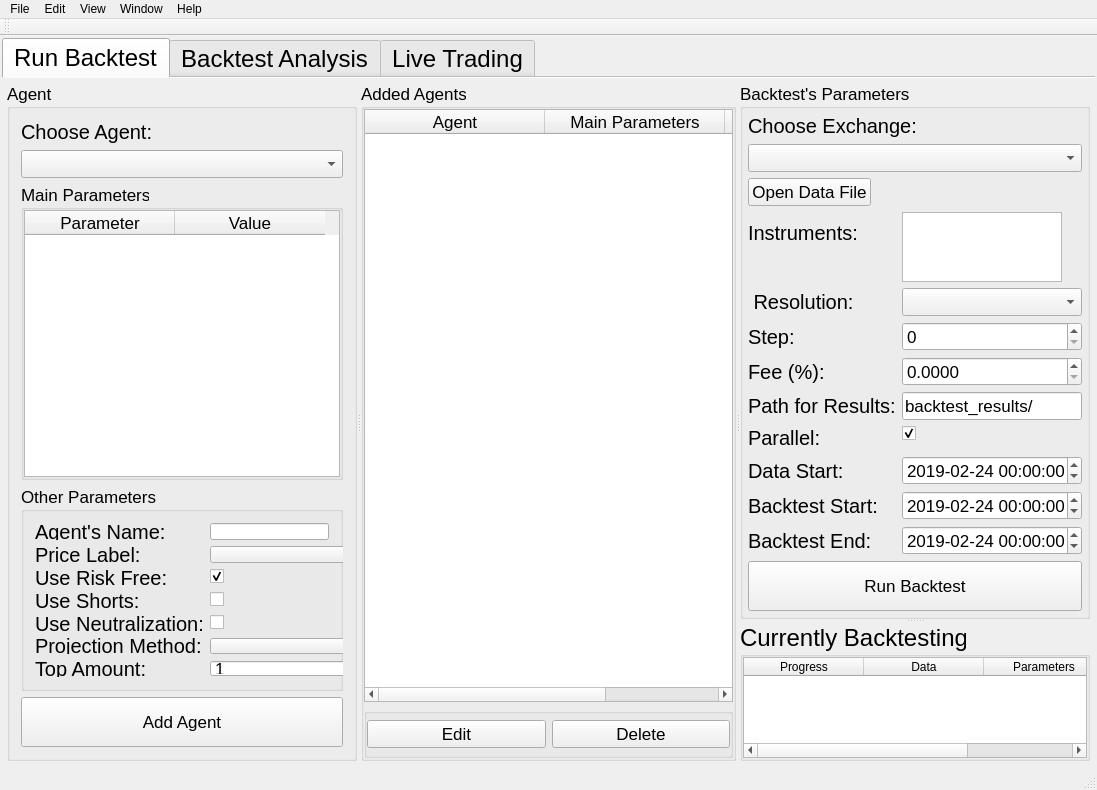
<?xml version="1.0" encoding="UTF-8"?>
<ui version="4.0">
 <class>MainWindow</class>
 <widget class="QMainWindow" name="MainWindow">
  <property name="geometry">
   <rect>
    <x>0</x>
    <y>0</y>
    <width>1097</width>
    <height>790</height>
   </rect>
  </property>
  <property name="windowTitle">
   <string>Techno Trader</string>
  </property>
  <widget class="QWidget" name="centralWidget">
   <property name="font">
    <font>
     <pointsize>8</pointsize>
    </font>
   </property>
   <layout class="QHBoxLayout" name="horizontalLayout">
    <property name="leftMargin">
     <number>2</number>
    </property>
    <property name="topMargin">
     <number>2</number>
    </property>
    <property name="rightMargin">
     <number>2</number>
    </property>
    <property name="bottomMargin">
     <number>2</number>
    </property>
    <item>
     <widget class="QTabWidget" name="tabWidget">
      <property name="sizePolicy">
       <sizepolicy hsizetype="Expanding" vsizetype="Expanding">
        <horstretch>0</horstretch>
        <verstretch>0</verstretch>
       </sizepolicy>
      </property>
      <property name="baseSize">
       <size>
        <width>0</width>
        <height>0</height>
       </size>
      </property>
      <property name="font">
       <font>
        <pointsize>18</pointsize>
        <weight>50</weight>
        <italic>false</italic>
        <bold>false</bold>
       </font>
      </property>
      <property name="tabPosition">
       <enum>QTabWidget::North</enum>
      </property>
      <property name="tabShape">
       <enum>QTabWidget::Rounded</enum>
      </property>
      <property name="currentIndex">
       <number>0</number>
      </property>
      <property name="iconSize">
       <size>
        <width>16</width>
        <height>16</height>
       </size>
      </property>
      <property name="usesScrollButtons">
       <bool>false</bool>
      </property>
      <property name="documentMode">
       <bool>true</bool>
      </property>
      <property name="tabsClosable">
       <bool>false</bool>
      </property>
      <property name="movable">
       <bool>false</bool>
      </property>
      <property name="tabBarAutoHide">
       <bool>false</bool>
      </property>
      <widget class="QWidget" name="tabRunBacktest">
       <property name="contextMenuPolicy">
        <enum>Qt::DefaultContextMenu</enum>
       </property>
       <property name="acceptDrops">
        <bool>false</bool>
       </property>
       <attribute name="title">
        <string>Run Backtest</string>
       </attribute>
       <layout class="QVBoxLayout" name="verticalLayout_3">
        <property name="leftMargin">
         <number>5</number>
        </property>
        <property name="topMargin">
         <number>5</number>
        </property>
        <property name="rightMargin">
         <number>5</number>
        </property>
        <property name="bottomMargin">
         <number>5</number>
        </property>
        <item>
         <widget class="QSplitter" name="splitter_3">
          <property name="orientation">
           <enum>Qt::Horizontal</enum>
          </property>
          <widget class="QSplitter" name="splitter">
           <property name="orientation">
            <enum>Qt::Horizontal</enum>
           </property>
           <widget class="QGroupBox" name="groupBoxAgentsParameters">
            <property name="enabled">
             <bool>true</bool>
            </property>
            <property name="maximumSize">
             <size>
              <width>350</width>
              <height>16777215</height>
             </size>
            </property>
            <property name="font">
             <font>
              <pointsize>13</pointsize>
             </font>
            </property>
            <property name="title">
             <string>Agent</string>
            </property>
            <layout class="QVBoxLayout" name="verticalLayout">
             <item>
              <widget class="QLabel" name="labelChooseAgent">
               <property name="font">
                <font>
                 <pointsize>15</pointsize>
                </font>
               </property>
               <property name="text">
                <string>Choose Agent:</string>
               </property>
              </widget>
             </item>
             <item>
              <widget class="QComboBox" name="comboBoxChooseAgent"/>
             </item>
             <item>
              <widget class="QGroupBox" name="groupBoxMainParameters">
               <property name="sizePolicy">
                <sizepolicy hsizetype="Expanding" vsizetype="Expanding">
                 <horstretch>0</horstretch>
                 <verstretch>0</verstretch>
                </sizepolicy>
               </property>
               <property name="title">
                <string>Main Parameters</string>
               </property>
               <layout class="QGridLayout" name="gridLayout">
                <property name="leftMargin">
                 <number>0</number>
                </property>
                <property name="topMargin">
                 <number>0</number>
                </property>
                <property name="rightMargin">
                 <number>0</number>
                </property>
                <property name="bottomMargin">
                 <number>0</number>
                </property>
                <item row="0" column="0">
                 <widget class="QTableWidget" name="tableWidgetMainParameters">
                  <attribute name="horizontalHeaderDefaultSectionSize">
                   <number>150</number>
                  </attribute>
                  <attribute name="horizontalHeaderMinimumSectionSize">
                   <number>50</number>
                  </attribute>
                  <attribute name="horizontalHeaderShowSortIndicator" stdset="0">
                   <bool>false</bool>
                  </attribute>
                  <attribute name="horizontalHeaderStretchLastSection">
                   <bool>false</bool>
                  </attribute>
                  <attribute name="verticalHeaderCascadingSectionResizes">
                   <bool>false</bool>
                  </attribute>
                  <column>
                   <property name="text">
                    <string>Parameter</string>
                   </property>
                  </column>
                  <column>
                   <property name="text">
                    <string>Value</string>
                   </property>
                  </column>
                 </widget>
                </item>
               </layout>
              </widget>
             </item>
             <item>
              <widget class="QGroupBox" name="groupBoxOtherParameters">
               <property name="sizePolicy">
                <sizepolicy hsizetype="Expanding" vsizetype="Expanding">
                 <horstretch>0</horstretch>
                 <verstretch>0</verstretch>
                </sizepolicy>
               </property>
               <property name="minimumSize">
                <size>
                 <width>150</width>
                 <height>0</height>
                </size>
               </property>
               <property name="maximumSize">
                <size>
                 <width>16777215</width>
                 <height>205</height>
                </size>
               </property>
               <property name="title">
                <string>Other Parameters</string>
               </property>
               <layout class="QFormLayout" name="formLayout_2">
                <item row="1" column="0">
                 <widget class="QLabel" name="labelPriceLabel">
                  <property name="font">
                   <font>
                    <pointsize>15</pointsize>
                   </font>
                  </property>
                  <property name="text">
                   <string>Price Label:</string>
                  </property>
                 </widget>
                </item>
                <item row="1" column="1">
                 <widget class="QComboBox" name="comboBoxPriceLabel">
                  <property name="minimumSize">
                   <size>
                    <width>150</width>
                    <height>0</height>
                   </size>
                  </property>
                 </widget>
                </item>
                <item row="2" column="0">
                 <widget class="QLabel" name="labelUseRiskFree">
                  <property name="font">
                   <font>
                    <pointsize>15</pointsize>
                   </font>
                  </property>
                  <property name="text">
                   <string>Use Risk Free:</string>
                  </property>
                 </widget>
                </item>
                <item row="2" column="1">
                 <widget class="QCheckBox" name="checkBoxUseRiskFree">
                  <property name="text">
                   <string/>
                  </property>
                  <property name="checked">
                   <bool>true</bool>
                  </property>
                 </widget>
                </item>
                <item row="3" column="0">
                 <widget class="QLabel" name="labelUseShorts">
                  <property name="font">
                   <font>
                    <pointsize>15</pointsize>
                   </font>
                  </property>
                  <property name="text">
                   <string>Use Shorts:</string>
                  </property>
                 </widget>
                </item>
                <item row="3" column="1">
                 <widget class="QCheckBox" name="checkBoxUseShorts">
                  <property name="text">
                   <string/>
                  </property>
                 </widget>
                </item>
                <item row="4" column="0">
                 <widget class="QLabel" name="labelUseNeutralization">
                  <property name="font">
                   <font>
                    <pointsize>15</pointsize>
                   </font>
                  </property>
                  <property name="text">
                   <string>Use Neutralization:</string>
                  </property>
                 </widget>
                </item>
                <item row="4" column="1">
                 <widget class="QCheckBox" name="checkUseNeutralization">
                  <property name="text">
                   <string/>
                  </property>
                 </widget>
                </item>
                <item row="5" column="0">
                 <widget class="QLabel" name="labelProjectMethod">
                  <property name="font">
                   <font>
                    <pointsize>15</pointsize>
                   </font>
                  </property>
                  <property name="text">
                   <string>Projection Method:</string>
                  </property>
                 </widget>
                </item>
                <item row="5" column="1">
                 <widget class="QComboBox" name="comboBoxProjectMethod">
                  <property name="minimumSize">
                   <size>
                    <width>150</width>
                    <height>0</height>
                   </size>
                  </property>
                 </widget>
                </item>
                <item row="6" column="0">
                 <widget class="QLabel" name="labelTopAmount">
                  <property name="font">
                   <font>
                    <pointsize>15</pointsize>
                   </font>
                  </property>
                  <property name="text">
                   <string>Top Amount:</string>
                  </property>
                 </widget>
                </item>
                <item row="6" column="1">
                 <widget class="QSpinBox" name="spinBoxTopAmount">
                  <property name="minimumSize">
                   <size>
                    <width>150</width>
                    <height>0</height>
                   </size>
                  </property>
                  <property name="maximum">
                   <number>16777215</number>
                  </property>
                  <property name="value">
                   <number>1</number>
                  </property>
                 </widget>
                </item>
                <item row="0" column="0">
                 <widget class="QLabel" name="labelAgentsName">
                  <property name="font">
                   <font>
                    <pointsize>15</pointsize>
                   </font>
                  </property>
                  <property name="text">
                   <string>Agent's Name:</string>
                  </property>
                 </widget>
                </item>
                <item row="0" column="1">
                 <widget class="QLineEdit" name="lineEditAgentsName"/>
                </item>
               </layout>
              </widget>
             </item>
             <item>
              <widget class="QPushButton" name="pushButtonAddAgent">
               <property name="minimumSize">
                <size>
                 <width>0</width>
                 <height>50</height>
                </size>
               </property>
               <property name="text">
                <string>Add Agent</string>
               </property>
              </widget>
             </item>
            </layout>
           </widget>
           <widget class="QGroupBox" name="groupBoxAddedAgents">
            <property name="minimumSize">
             <size>
              <width>0</width>
              <height>0</height>
             </size>
            </property>
            <property name="font">
             <font>
              <pointsize>13</pointsize>
             </font>
            </property>
            <property name="title">
             <string>Added Agents</string>
            </property>
            <layout class="QGridLayout" name="gridLayout_2">
             <property name="leftMargin">
              <number>0</number>
             </property>
             <property name="topMargin">
              <number>0</number>
             </property>
             <property name="rightMargin">
              <number>0</number>
             </property>
             <property name="bottomMargin">
              <number>0</number>
             </property>
             <item row="1" column="0">
              <widget class="QGroupBox" name="groupBoxAddedActions">
               <property name="minimumSize">
                <size>
                 <width>0</width>
                 <height>50</height>
                </size>
               </property>
               <property name="title">
                <string/>
               </property>
               <layout class="QHBoxLayout" name="horizontalLayout_4">
                <property name="leftMargin">
                 <number>0</number>
                </property>
                <property name="topMargin">
                 <number>0</number>
                </property>
                <property name="rightMargin">
                 <number>0</number>
                </property>
                <property name="bottomMargin">
                 <number>0</number>
                </property>
                <item>
                 <widget class="QPushButton" name="pushButtonAddedEdit">
                  <property name="text">
                   <string>Edit</string>
                  </property>
                 </widget>
                </item>
                <item>
                 <widget class="QPushButton" name="pushButtonAddedDelete">
                  <property name="text">
                   <string>Delete</string>
                  </property>
                 </widget>
                </item>
               </layout>
              </widget>
             </item>
             <item row="0" column="0">
              <widget class="QTableWidget" name="tableWidgetAddedAgents">
               <attribute name="horizontalHeaderDefaultSectionSize">
                <number>180</number>
               </attribute>
               <attribute name="verticalHeaderDefaultSectionSize">
                <number>30</number>
               </attribute>
               <column>
                <property name="text">
                 <string>Agent</string>
                </property>
               </column>
               <column>
                <property name="text">
                 <string>Main Parameters</string>
                </property>
               </column>
               <column>
                <property name="text">
                 <string>Other Parameters</string>
                </property>
               </column>
              </widget>
             </item>
            </layout>
           </widget>
          </widget>
          <widget class="QSplitter" name="splitter_2">
           <property name="orientation">
            <enum>Qt::Vertical</enum>
           </property>
           <widget class="QGroupBox" name="groupBoxBacktestParameters">
            <property name="sizePolicy">
             <sizepolicy hsizetype="Preferred" vsizetype="Preferred">
              <horstretch>0</horstretch>
              <verstretch>0</verstretch>
             </sizepolicy>
            </property>
            <property name="maximumSize">
             <size>
              <width>350</width>
              <height>16777215</height>
             </size>
            </property>
            <property name="font">
             <font>
              <pointsize>13</pointsize>
             </font>
            </property>
            <property name="title">
             <string>Backtest's Parameters</string>
            </property>
            <layout class="QFormLayout" name="formLayout">
             <property name="leftMargin">
              <number>5</number>
             </property>
             <property name="topMargin">
              <number>5</number>
             </property>
             <property name="rightMargin">
              <number>5</number>
             </property>
             <property name="bottomMargin">
              <number>5</number>
             </property>
             <item row="0" column="0" colspan="2">
              <widget class="QLabel" name="labelDataset">
               <property name="font">
                <font>
                 <pointsize>15</pointsize>
                </font>
               </property>
               <property name="text">
                <string>Choose Exchange:</string>
               </property>
              </widget>
             </item>
             <item row="1" column="0" colspan="2">
              <widget class="QComboBox" name="comboBoxDataset">
               <property name="minimumSize">
                <size>
                 <width>150</width>
                 <height>0</height>
                </size>
               </property>
              </widget>
             </item>
             <item row="3" column="0">
              <widget class="QLabel" name="labelInstruments">
               <property name="font">
                <font>
                 <pointsize>15</pointsize>
                </font>
               </property>
               <property name="text">
                <string>Instruments:</string>
               </property>
              </widget>
             </item>
             <item row="3" column="1">
              <widget class="QTextEdit" name="textEditInstruments">
               <property name="minimumSize">
                <size>
                 <width>160</width>
                 <height>0</height>
                </size>
               </property>
               <property name="maximumSize">
                <size>
                 <width>150</width>
                 <height>16777215</height>
                </size>
               </property>
              </widget>
             </item>
             <item row="4" column="0">
              <widget class="QLabel" name="labelCandlesResolution">
               <property name="font">
                <font>
                 <pointsize>15</pointsize>
                </font>
               </property>
               <property name="text">
                <string> Resolution:</string>
               </property>
              </widget>
             </item>
             <item row="4" column="1">
              <widget class="QComboBox" name="comboBoxCandlesResolution">
               <property name="minimumSize">
                <size>
                 <width>160</width>
                 <height>0</height>
                </size>
               </property>
              </widget>
             </item>
             <item row="5" column="0">
              <widget class="QLabel" name="labelStep">
               <property name="font">
                <font>
                 <pointsize>15</pointsize>
                </font>
               </property>
               <property name="text">
                <string>Step:</string>
               </property>
              </widget>
             </item>
             <item row="5" column="1">
              <widget class="QSpinBox" name="spinBoxStep">
               <property name="maximum">
                <number>16777215</number>
               </property>
              </widget>
             </item>
             <item row="6" column="0">
              <widget class="QLabel" name="labelFee">
               <property name="font">
                <font>
                 <pointsize>15</pointsize>
                </font>
               </property>
               <property name="text">
                <string>Fee (%):</string>
               </property>
              </widget>
             </item>
             <item row="6" column="1">
              <widget class="QDoubleSpinBox" name="doubleSpinBoxFee">
               <property name="decimals">
                <number>4</number>
               </property>
               <property name="singleStep">
                <double>0.000100000000000</double>
               </property>
              </widget>
             </item>
             <item row="7" column="0">
              <widget class="QLabel" name="labelDumpPath">
               <property name="font">
                <font>
                 <pointsize>15</pointsize>
                </font>
               </property>
               <property name="text">
                <string>Path for Results:</string>
               </property>
              </widget>
             </item>
             <item row="7" column="1">
              <widget class="QLineEdit" name="lineEditDumpPath">
               <property name="text">
                <string>backtest_results/</string>
               </property>
              </widget>
             </item>
             <item row="8" column="0">
              <widget class="QLabel" name="labelParallel">
               <property name="font">
                <font>
                 <pointsize>15</pointsize>
                </font>
               </property>
               <property name="text">
                <string>Parallel:</string>
               </property>
              </widget>
             </item>
             <item row="8" column="1">
              <widget class="QCheckBox" name="checkBoxParallel">
               <property name="layoutDirection">
                <enum>Qt::LeftToRight</enum>
               </property>
               <property name="text">
                <string/>
               </property>
               <property name="checked">
                <bool>true</bool>
               </property>
              </widget>
             </item>
             <item row="9" column="0">
              <widget class="QLabel" name="labelDataStart">
               <property name="font">
                <font>
                 <pointsize>15</pointsize>
                </font>
               </property>
               <property name="text">
                <string>Data Start:</string>
               </property>
              </widget>
             </item>
             <item row="9" column="1">
              <widget class="QDateTimeEdit" name="dateTimeEditDataStart">
               <property name="sizePolicy">
                <sizepolicy hsizetype="Expanding" vsizetype="Fixed">
                 <horstretch>0</horstretch>
                 <verstretch>0</verstretch>
                </sizepolicy>
               </property>
               <property name="minimumSize">
                <size>
                 <width>160</width>
                 <height>0</height>
                </size>
               </property>
               <property name="date">
                <date>
                 <year>2019</year>
                 <month>2</month>
                 <day>24</day>
                </date>
               </property>
               <property name="displayFormat">
                <string>yyyy-MM-dd HH:mm:ss</string>
               </property>
               <property name="timeSpec">
                <enum>Qt::UTC</enum>
               </property>
              </widget>
             </item>
             <item row="10" column="0">
              <widget class="QLabel" name="labelBacktestStart">
               <property name="font">
                <font>
                 <pointsize>15</pointsize>
                </font>
               </property>
               <property name="text">
                <string>Backtest Start:</string>
               </property>
              </widget>
             </item>
             <item row="10" column="1">
              <widget class="QDateTimeEdit" name="dateTimeEditBacktestStart">
               <property name="sizePolicy">
                <sizepolicy hsizetype="Minimum" vsizetype="Expanding">
                 <horstretch>0</horstretch>
                 <verstretch>0</verstretch>
                </sizepolicy>
               </property>
               <property name="minimumSize">
                <size>
                 <width>160</width>
                 <height>0</height>
                </size>
               </property>
               <property name="date">
                <date>
                 <year>2019</year>
                 <month>2</month>
                 <day>24</day>
                </date>
               </property>
               <property name="displayFormat">
                <string>yyyy-MM-dd HH:mm:ss</string>
               </property>
               <property name="timeSpec">
                <enum>Qt::UTC</enum>
               </property>
              </widget>
             </item>
             <item row="11" column="0">
              <widget class="QLabel" name="labelBacktestEnd">
               <property name="font">
                <font>
                 <pointsize>15</pointsize>
                </font>
               </property>
               <property name="text">
                <string>Backtest End:</string>
               </property>
              </widget>
             </item>
             <item row="11" column="1">
              <widget class="QDateTimeEdit" name="dateTimeEditBacktestEnd">
               <property name="sizePolicy">
                <sizepolicy hsizetype="Expanding" vsizetype="Fixed">
                 <horstretch>0</horstretch>
                 <verstretch>0</verstretch>
                </sizepolicy>
               </property>
               <property name="minimumSize">
                <size>
                 <width>160</width>
                 <height>0</height>
                </size>
               </property>
               <property name="date">
                <date>
                 <year>2019</year>
                 <month>2</month>
                 <day>24</day>
                </date>
               </property>
               <property name="displayFormat">
                <string>yyyy-MM-dd HH:mm:ss</string>
               </property>
               <property name="timeSpec">
                <enum>Qt::UTC</enum>
               </property>
              </widget>
             </item>
             <item row="12" column="0" colspan="2">
              <widget class="QPushButton" name="pushButtonRunBacktest">
               <property name="minimumSize">
                <size>
                 <width>0</width>
                 <height>50</height>
                </size>
               </property>
               <property name="text">
                <string>Run Backtest</string>
               </property>
              </widget>
             </item>
             <item row="2" column="0">
              <widget class="QPushButton" name="pushButtonOpenDataFile">
               <property name="text">
                <string>Open Data File</string>
               </property>
              </widget>
             </item>
             <item row="2" column="1">
              <widget class="QLabel" name="labelOpenDataFile">
               <property name="enabled">
                <bool>false</bool>
               </property>
               <property name="text">
                <string/>
               </property>
              </widget>
             </item>
            </layout>
           </widget>
           <widget class="QGroupBox" name="groupBoxCurrentlBacktesting">
            <property name="title">
             <string>Currently Backtesting</string>
            </property>
            <layout class="QVBoxLayout" name="verticalLayout_2">
             <property name="leftMargin">
              <number>0</number>
             </property>
             <property name="topMargin">
              <number>0</number>
             </property>
             <property name="rightMargin">
              <number>0</number>
             </property>
             <property name="bottomMargin">
              <number>0</number>
             </property>
             <item>
              <widget class="QTableWidget" name="tableWidgetCurrentlyBacktesting">
               <attribute name="horizontalHeaderDefaultSectionSize">
                <number>120</number>
               </attribute>
               <column>
                <property name="text">
                 <string>Progress</string>
                </property>
               </column>
               <column>
                <property name="text">
                 <string>Data</string>
                </property>
               </column>
               <column>
                <property name="text">
                 <string>Parameters</string>
                </property>
               </column>
              </widget>
             </item>
            </layout>
           </widget>
          </widget>
         </widget>
        </item>
       </layout>
      </widget>
      <widget class="QWidget" name="tabAnalyzeResults">
       <attribute name="title">
        <string>Backtest Analysis</string>
       </attribute>
       <layout class="QVBoxLayout" name="verticalLayout_4">
        <property name="leftMargin">
         <number>5</number>
        </property>
        <property name="topMargin">
         <number>5</number>
        </property>
        <property name="rightMargin">
         <number>5</number>
        </property>
        <property name="bottomMargin">
         <number>5</number>
        </property>
        <item>
         <widget class="QSplitter" name="splitter_4">
          <property name="orientation">
           <enum>Qt::Horizontal</enum>
          </property>
          <widget class="QGroupBox" name="groupBoxParameters">
           <property name="enabled">
            <bool>true</bool>
           </property>
           <property name="maximumSize">
            <size>
             <width>200</width>
             <height>16777215</height>
            </size>
           </property>
           <property name="title">
            <string/>
           </property>
           <layout class="QFormLayout" name="formLayout_3">
            <item row="1" column="0">
             <widget class="QTextEdit" name="textEditOpenResults">
              <property name="enabled">
               <bool>false</bool>
              </property>
              <property name="minimumSize">
               <size>
                <width>0</width>
                <height>0</height>
               </size>
              </property>
              <property name="maximumSize">
               <size>
                <width>160</width>
                <height>80</height>
               </size>
              </property>
              <property name="font">
               <font>
                <pointsize>13</pointsize>
               </font>
              </property>
              <property name="horizontalScrollBarPolicy">
               <enum>Qt::ScrollBarAlwaysOn</enum>
              </property>
             </widget>
            </item>
            <item row="2" column="0">
             <widget class="QPushButton" name="pushButtonCompareBacktests">
              <property name="text">
               <string>Compare Selected</string>
              </property>
             </widget>
            </item>
            <item row="0" column="0">
             <widget class="QPushButton" name="pushButtonOpenResults">
              <property name="text">
               <string>Open Results Path</string>
              </property>
             </widget>
            </item>
           </layout>
          </widget>
          <widget class="QGroupBox" name="groupBoxBacktests">
           <property name="title">
            <string>Backtests</string>
           </property>
           <layout class="QVBoxLayout" name="verticalLayout_5">
            <property name="leftMargin">
             <number>0</number>
            </property>
            <property name="topMargin">
             <number>0</number>
            </property>
            <property name="rightMargin">
             <number>0</number>
            </property>
            <property name="bottomMargin">
             <number>0</number>
            </property>
            <item>
             <widget class="QTableWidget" name="tableWidgetBacktestsResults">
              <column>
               <property name="text">
                <string>Show</string>
               </property>
              </column>
              <column>
               <property name="text">
                <string>Run ID</string>
               </property>
              </column>
              <column>
               <property name="text">
                <string>Run Time</string>
               </property>
              </column>
              <column>
               <property name="text">
                <string>Name</string>
               </property>
              </column>
              <column>
               <property name="text">
                <string>Exchange</string>
               </property>
              </column>
              <column>
               <property name="text">
                <string>Resolution</string>
               </property>
              </column>
              <column>
               <property name="text">
                <string>Start</string>
               </property>
              </column>
              <column>
               <property name="text">
                <string>End</string>
               </property>
              </column>
              <column>
               <property name="text">
                <string>Return</string>
               </property>
              </column>
              <column>
               <property name="text">
                <string>Sharpe</string>
               </property>
              </column>
              <column>
               <property name="text">
                <string>Turnover</string>
               </property>
              </column>
             </widget>
            </item>
           </layout>
          </widget>
         </widget>
        </item>
       </layout>
      </widget>
      <widget class="QWidget" name="tabLiveTrading">
       <attribute name="title">
        <string>Live Trading</string>
       </attribute>
      </widget>
     </widget>
    </item>
   </layout>
  </widget>
  <widget class="QMenuBar" name="menuBar">
   <property name="geometry">
    <rect>
     <x>0</x>
     <y>0</y>
     <width>1097</width>
     <height>22</height>
    </rect>
   </property>
   <widget class="QMenu" name="menuFile">
    <property name="title">
     <string>File</string>
    </property>
    <addaction name="actionRun_Backtest"/>
    <addaction name="actionOpen"/>
    <addaction name="actionOpen_Recent"/>
    <addaction name="separator"/>
    <addaction name="actionClose_Window"/>
    <addaction name="separator"/>
    <addaction name="actionQuit"/>
   </widget>
   <widget class="QMenu" name="menuEdit">
    <property name="title">
     <string>Edit</string>
    </property>
    <addaction name="actionUndo"/>
    <addaction name="actionRedo"/>
    <addaction name="separator"/>
    <addaction name="actionCut"/>
    <addaction name="actionCopy"/>
    <addaction name="actionPaste"/>
    <addaction name="actionDelete"/>
    <addaction name="actionSelect_All"/>
   </widget>
   <widget class="QMenu" name="menuView">
    <property name="title">
     <string>View</string>
    </property>
    <widget class="QMenu" name="menuChange_Style">
     <property name="title">
      <string>Change Style</string>
     </property>
     <addaction name="actionDefault"/>
     <addaction name="actionFusion"/>
     <addaction name="actionWindows"/>
     <addaction name="actionDark"/>
    </widget>
    <addaction name="actionShow_Runner"/>
    <addaction name="actionShow_Results"/>
    <addaction name="separator"/>
    <addaction name="actionHide_Toolbar"/>
    <addaction name="actionHide_Control_Bar"/>
    <addaction name="separator"/>
    <addaction name="menuChange_Style"/>
   </widget>
   <widget class="QMenu" name="menuWindow">
    <property name="title">
     <string>Window</string>
    </property>
    <addaction name="actionMinimize"/>
    <addaction name="actionZoom"/>
    <addaction name="separator"/>
    <addaction name="actionOpen_Main_Window"/>
    <addaction name="actionOpen_Runner"/>
    <addaction name="actionOpen_Results"/>
   </widget>
   <widget class="QMenu" name="menuHelp">
    <property name="title">
     <string>Help</string>
    </property>
    <addaction name="actionHelp"/>
   </widget>
   <addaction name="menuFile"/>
   <addaction name="menuEdit"/>
   <addaction name="menuView"/>
   <addaction name="menuWindow"/>
   <addaction name="menuHelp"/>
  </widget>
  <widget class="QToolBar" name="toolBar">
   <property name="enabled">
    <bool>true</bool>
   </property>
   <property name="windowTitle">
    <string>toolBar</string>
   </property>
   <attribute name="toolBarArea">
    <enum>TopToolBarArea</enum>
   </attribute>
   <attribute name="toolBarBreak">
    <bool>false</bool>
   </attribute>
  </widget>
  <widget class="QStatusBar" name="statusBar">
   <property name="sizePolicy">
    <sizepolicy hsizetype="Preferred" vsizetype="Preferred">
     <horstretch>0</horstretch>
     <verstretch>0</verstretch>
    </sizepolicy>
   </property>
  </widget>
  <action name="actionRun_Backtest">
   <property name="text">
    <string>Run Backtest</string>
   </property>
   <property name="shortcut">
    <string>Ctrl+R</string>
   </property>
  </action>
  <action name="actionOpen">
   <property name="text">
    <string>Open</string>
   </property>
  </action>
  <action name="actionQuit">
   <property name="text">
    <string>Quit</string>
   </property>
   <property name="shortcut">
    <string>Ctrl+T</string>
   </property>
  </action>
  <action name="actionCut">
   <property name="text">
    <string>Cut</string>
   </property>
   <property name="shortcut">
    <string>Ctrl+X</string>
   </property>
  </action>
  <action name="actionCopy">
   <property name="text">
    <string>Copy</string>
   </property>
   <property name="shortcut">
    <string>Ctrl+C</string>
   </property>
  </action>
  <action name="actionPaste">
   <property name="text">
    <string>Paste</string>
   </property>
   <property name="shortcut">
    <string>Ctrl+V</string>
   </property>
  </action>
  <action name="actionDelete">
   <property name="text">
    <string>Delete</string>
   </property>
  </action>
  <action name="actionSelect_All">
   <property name="text">
    <string>Select All</string>
   </property>
   <property name="shortcut">
    <string>Ctrl+A</string>
   </property>
  </action>
  <action name="actionClose_Window">
   <property name="text">
    <string>Close Window</string>
   </property>
   <property name="shortcut">
    <string>Ctrl+W</string>
   </property>
  </action>
  <action name="actionUndo">
   <property name="text">
    <string>Undo</string>
   </property>
   <property name="shortcut">
    <string>Ctrl+Z</string>
   </property>
  </action>
  <action name="actionRedo">
   <property name="text">
    <string>Redo</string>
   </property>
   <property name="shortcut">
    <string>Ctrl+Shift+Z</string>
   </property>
  </action>
  <action name="actionShow_Runner">
   <property name="text">
    <string>Show Runner</string>
   </property>
  </action>
  <action name="actionShow_Results">
   <property name="text">
    <string>Show Results</string>
   </property>
  </action>
  <action name="actionMinimize">
   <property name="text">
    <string>Minimize</string>
   </property>
   <property name="shortcut">
    <string>Ctrl+M</string>
   </property>
  </action>
  <action name="actionZoom">
   <property name="text">
    <string>Zoom</string>
   </property>
   <property name="shortcut">
    <string>Ctrl+Shift+M</string>
   </property>
  </action>
  <action name="actionOpen_Main_Window">
   <property name="text">
    <string>Open Main Window</string>
   </property>
   <property name="shortcut">
    <string>Ctrl+1</string>
   </property>
  </action>
  <action name="actionOpen_Runner">
   <property name="text">
    <string>Open Runner</string>
   </property>
   <property name="shortcut">
    <string>Ctrl+2</string>
   </property>
  </action>
  <action name="actionOpen_Results">
   <property name="text">
    <string>Open Results</string>
   </property>
   <property name="shortcut">
    <string>Ctrl+3</string>
   </property>
  </action>
  <action name="actionOpen_Recent">
   <property name="text">
    <string>Open Recent</string>
   </property>
   <property name="shortcut">
    <string>Ctrl+O</string>
   </property>
  </action>
  <action name="actionHelp">
   <property name="text">
    <string>Help</string>
   </property>
  </action>
  <action name="actionHide_Toolbar">
   <property name="text">
    <string>Hide Toolbar</string>
   </property>
   <property name="shortcut">
    <string>Ctrl+Alt+T</string>
   </property>
  </action>
  <action name="actionHide_Control_Bar">
   <property name="text">
    <string>Hide Control Bar</string>
   </property>
  </action>
  <action name="actionDefault">
   <property name="text">
    <string>Default</string>
   </property>
  </action>
  <action name="actionFusion">
   <property name="text">
    <string>Fusion</string>
   </property>
  </action>
  <action name="actionWindows">
   <property name="text">
    <string>Windows</string>
   </property>
  </action>
  <action name="actionDark">
   <property name="text">
    <string>Dark</string>
   </property>
  </action>
 </widget>
 <layoutdefault spacing="6" margin="11"/>
 <resources/>
 <connections/>
</ui>
